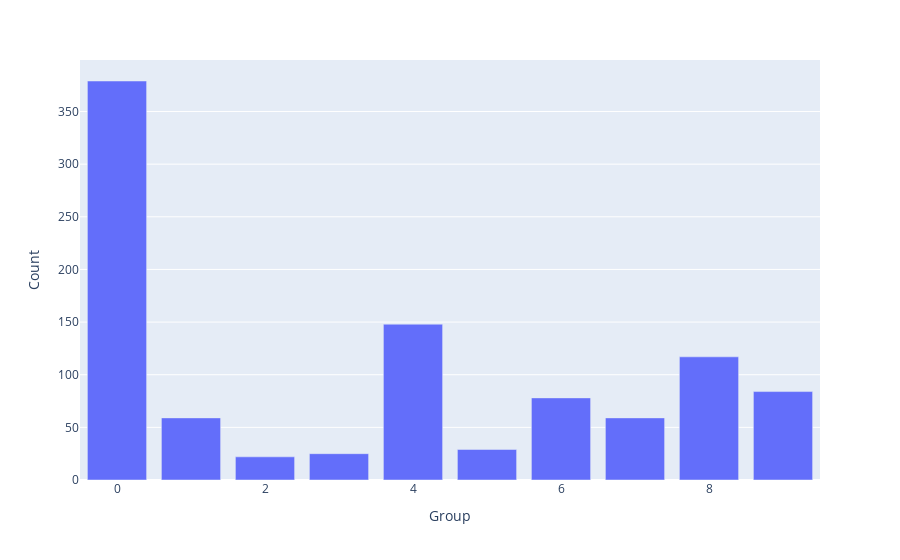

This figure's notebook cell:
### Code cell
from collections import Counter
labels = k_means.predict(data_amzn_reduced)
labels_count = dict(Counter(labels))
labels_count_list = []
for key in labels_count:
    labels_count_list.append([key,labels_count[key]])
labels_count_list.sort(key = lambda x:x[1],reverse=True)
fig = px.bar(labels_count_list, x=0, y=1,labels={"0":"Group","1":"Count"})
fig.show()
#We choose Group 0,4,8,6,9 and discard the rest for now, since they present 80% of all data(806 out of 1000)

### Figure 1 — Plotly figure (JSON) as saved in the notebook; plotly's stock layout.template omitted (floating-point values rounded to 4 significant figures)
{"data": [{"alignmentgroup": "True", "hovertemplate": "Group=%{x}<br>Count=%{y}<extra></extra>", "legendgroup": "", "marker": {"color": "#636efa", "pattern": {"shape": ""}}, "name": "", "offsetgroup": "", "orientation": "v", "showlegend": false, "textposition": "auto", "type": "bar", "x": [0, 4, 8, 9, 6, 1, 7, 5, 3, 2], "xaxis": "x", "y": [379, 148, 117, 84, 78, 59, 59, 29, 25, 22], "yaxis": "y"}], "layout": {"barmode": "relative", "legend": {"tracegroupgap": 0}, "margin": {"t": 60}, "xaxis": {"anchor": "y", "domain": [0, 1], "title": {"text": "Group"}}, "yaxis": {"anchor": "x", "domain": [0, 1], "title": {"text": "Count"}}}}
